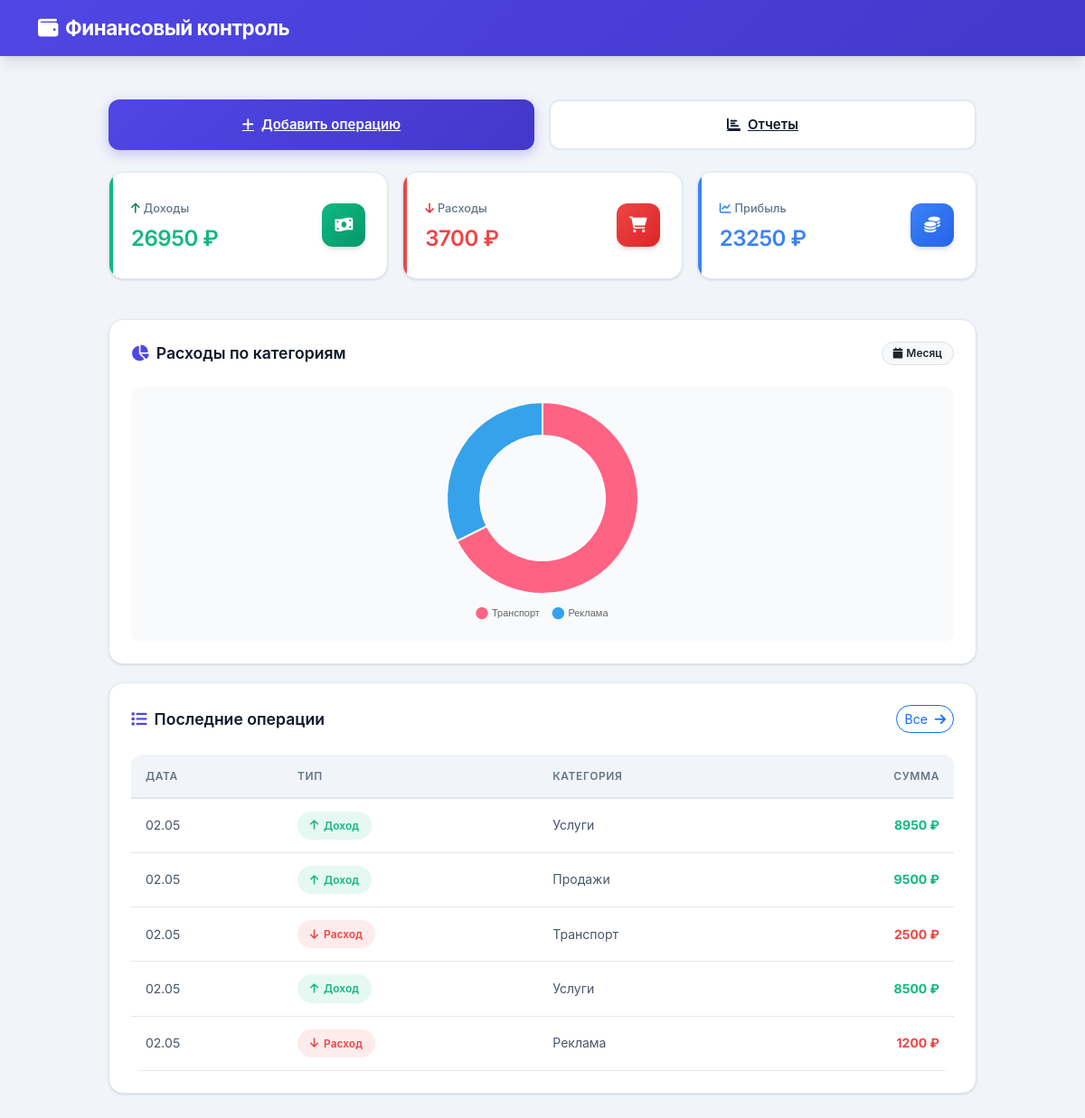
Screenshot of / (signed in) with the database file from the repository.
### app.py (models this page shows)
class Operation(db.Model):
    id = db.Column(db.Integer, primary_key=True)
    type = db.Column(db.String(10), nullable=False)
    amount = db.Column(db.Float, nullable=False)
    category = db.Column(db.String(50), nullable=False)
    description = db.Column(db.String(200))
    date = db.Column(db.Date, nullable=False, default=date.today)
    is_planned = db.Column(db.Boolean, default=False)
    planned_date = db.Column(db.Date)
    status = db.Column(db.String(20), default='completed')
    user_id = db.Column(db.Integer, nullable=False)
    counterparty_id = db.Column(db.Integer)

### app.py (the view)
@app.route('/')
@login_required
def dashboard():
    today = date.today()
    start_of_month = today.replace(day=1)
    monthly_income = db.session.query(db.func.sum(Operation.amount)).filter(
        Operation.type == 'income',
        Operation.date >= start_of_month,
        Operation.status == 'completed'
    ).scalar() or 0
    monthly_expense = db.session.query(db.func.sum(Operation.amount)).filter(
        Operation.type == 'expense',
        Operation.date >= start_of_month,
        Operation.status == 'completed'
    ).scalar() or 0
    profit = monthly_income - monthly_expense
    recent_operations = Operation.query.filter(
        Operation.status == 'completed'
    ).order_by(Operation.date.desc()).limit(10).all()
    notifications = Notification.query.filter_by(
        user_id=current_user.id, is_read=False
    ).order_by(Notification.created_at.desc()).limit(5).all()
    return render_template('dashboard.html',
                         income=monthly_income,
                         expense=monthly_expense,
                         profit=profit,
                         operations=recent_operations,
                         notifications=notifications,
                         today=date.today())

### app.py (called while the page is built)
@login_manager.user_loader
def load_user(user_id):
    return User.query.get(int(user_id))

### templates/dashboard.html (shortened to what this page needs)
{% extends "base.html" %}
{% block content %}
<div class="mobile-container">
    <div class="d-flex gap-3 mb-4">
        <a href="/operations" class="mobile-btn mobile-btn-primary flex-fill">
            <i class="fas fa-plus"></i>Добавить операцию
        </a>
        <a href="/reports" class="mobile-btn flex-fill" style="background:var(--card-bg);color:var(--text);border:2px solid var(--border);">
            <i class="fas fa-chart-bar"></i>Отчеты
        </a>
    </div>
    <div class="metrics-grid">
        <div class="metric-card income animate-slide-up">
            <div class="d-flex justify-content-between align-items-center">
                <div>
                    <div class="metric-label mb-1">
                        <i class="fas fa-arrow-up me-1 text-success"></i>Доходы
                    </div>
                    <div class="mobile-h2" style="color:var(--success);">{{ "%.0f"|format(income) }} ₽</div>
                </div>
                <div class="action-icon" style="background:linear-gradient(135deg,var(--success),#059669);">
                    <i class="fas fa-money-bill-wave"></i>
                </div>
            </div>
        </div>
        <div class="metric-card expense animate-slide-up" style="animation-delay:0.1s;">
            <div class="d-flex justify-content-between align-items-center">
                <div>
                    <div class="metric-label mb-1">
                        <i class="fas fa-arrow-down me-1 text-danger"></i>Расходы
                    </div>
                    <div class="mobile-h2" style="color:var(--danger);">{{ "%.0f"|format(expense) }} ₽</div>
                </div>
                <div class="action-icon" style="background:linear-gradient(135deg,var(--danger),#dc2626);">
                    <i class="fas fa-shopping-cart"></i>
                </div>
            </div>
        </div>
        <div class="metric-card profit animate-slide-up" style="animation-delay:0.2s;">
            <div class="d-flex justify-content-between align-items-center">
                <div>
                    <div class="metric-label mb-1">
                        <i class="fas fa-chart-line me-1" style="color:var(--info);"></i>Прибыль
                    </div>
                    <div class="mobile-h2" style="color:var(--info);">{{ "%.0f"|format(profit) }} ₽</div>
                </div>
                <div class="action-icon" style="background:linear-gradient(135deg,var(--info),#2563eb);">
                    <i class="fas fa-coins"></i>
                </div>
            </div>
        </div>
    </div>
    <div class="mobile-card animate-slide-up" style="animation-delay:0.3s;">
        <div class="d-flex justify-content-between align-items-center mb-4">
            <h5 class="mobile-h4 mb-0">
                <i class="fas fa-chart-pie me-2" style="color:var(--primary);"></i>Расходы по категориям
            </h5>
            <span class="badge bg-light text-dark border">
                <i class="fas fa-calendar me-1"></i>Месяц
            </span>
        </div>
        <div class="chart-wrapper">
            <canvas id="expenseChart" height="250"></canvas>
        </div>
    </div>
    <div class="mobile-card animate-slide-up" style="animation-delay:0.4s;">
        <div class="d-flex justify-content-between align-items-center mb-4">
            <h5 class="mobile-h4 mb-0">
                <i class="fas fa-list me-2" style="color:var(--primary);"></i>Последние операции
            </h5>
            <a href="/operations" class="btn btn-sm btn-outline-primary rounded-pill">
                Все <i class="fas fa-arrow-right ms-1"></i>
            </a>
        </div>
        <div class="table-responsive-mobile">
            <table class="mobile-table">
                <thead>
                    <tr>
                        <th>Дата</th>
                        <th>Тип</th>
                        <th>Категория</th>
                        <th class="text-end">Сумма</th>
                    </tr>
                </thead>
                <tbody>
                    {% for op in operations[:5] %}
                    <tr onclick="location.href='/operations'" style="cursor:pointer;">
                        <td>{{ op.date.strftime('%d.%m') if op.date else '-' }}</td>
                        <td>
                            <span class="status-badge {{ 'status-income' if op.type == 'income' else 'status-expense' }}">
                                <i class="fas {{ 'fa-arrow-up' if op.type == 'income' else 'fa-arrow-down' }}"></i>
                                {{ 'Доход' if op.type == 'income' else 'Расход' }}
                            </span>
                        </td>
                        <td>{{ op.category[:15] }}{% if op.category|length > 15 %}...{% endif %}</td>
                        <td class="text-end fw-bold" style="color:{{ 'var(--success)' if op.type == 'income' else 'var(--danger)' }};">
                            {{ "%.0f"|format(op.amount) }} ₽
                        </td>
                    </tr>
                    {% endfor %}
                </tbody>
            </table>
        </div>
    </div>
</div>
{% endblock %}
{% block extra_js %}
<script>
fetch('/api/operations_by_category')
    .then(r => r.json())
    .then(payload => {
        let labels = [];
        let values = [];
        if (Array.isArray(payload)) {
            payload.forEach(item => { labels.push(item.category); values.push(item.amount); });
        } else if (payload.categories && payload.amounts) {
            labels = payload.categories;
            values = payload.amounts;
        }
        if (labels.length === 0) {
            document.getElementById('expenseChart').parentElement.innerHTML = `
            <div class="text-center py-5">
                <div class="mb-3" style="width:64px;height:64px;background:var(--bg);border-radius:50%;display:flex;align-items:center;justify-content:center;margin:0 auto;">
                    <i class="fas fa-chart-pie fa-2x" style="color:var(--gray-light);"></i>
                </div>
                <p class="text-muted">Нет данных для графика</p>
            </div>`;
            return;
        }
        const ctx = document.getElementById('expenseChart').getContext('2d');
        new Chart(ctx, {
            type: 'doughnut',
            data: {
                labels: labels,
                datasets: [{
                    data: values,
                    backgroundColor: ['#FF6384','#36A2EB','#FFCE56','#4BC0C0','#9966FF','#FF9F40','#8AC926','#1982C4'],
                    borderWidth: 2,
                    borderColor: '#fff'
                }]
            },
            options: {
                responsive: true,
                maintainAspectRatio: false,
                cutout: '65%',
                plugins: {
                    legend: {
                        position: 'bottom',
                        labels: { boxWidth: 12, font: { size: 11 }, padding: 15, usePointStyle: true }
                    }
                }
            }
        });
    })
    .catch(() => {
        document.getElementById('expenseChart').parentElement.innerHTML = `
        <div class="text-center py-5">
            <div class="mb-3" style="width:64px;height:64px;background:var(--bg);border-radius:50%;display:flex;align-items:center;justify-content:center;margin:0 auto;">
                <i class="fas fa-exclamation-triangle fa-2x" style="color:var(--warning);"></i>
            </div>
            <p class="text-muted">Не удалось загрузить график</p>
        </div>`;
    });
</script>
{% endblock %}

### static/css/app.css (style rules this page uses)
:root { --primary:#4f46e5; --primary-dark:#4338ca; --primary-light:#818cf8; --secondary:#06b6d4; --success:#10b981; --danger:#ef4444; --warning:#f59e0b; --info:#3b82f6; --dark:#1e293b; --gray:#64748b; --gray-light:#94a3b8; --gray-lighter:#e2e8f0; --bg:#f1f5f9; --card-bg:#ffffff; --text:#0f172a; --text-secondary:#475569; --border:#e2e8f0; --shadow:0 1px 3px 0 rgba(0,0,0,0.1),0 1px 2px -1px rgba(0,0,0,0.1); --shadow-md:0 4px 6px -1px rgba(0,0,0,0.1),0 2px 4px -2px rgba(0,0,0,0.1); --shadow-lg:0 10px 15px -3px rgba(0,0,0,0.1),0 4px 6px -4px rgba(0,0,0,0.1); --shadow-xl:0 20px 25px -5px rgba(0,0,0,0.1),0 8px 10px -6px rgba(0,0,0,0.1); --radius:12px; --radius-lg:16px; --radius-xl:24px; }
* { margin:0; padding:0; box-sizing:border-box; }
html,body { height:100%; font-family:'Inter',-apple-system,BlinkMacSystemFont,'Segoe UI',Roboto,'Helvetica Neue',Arial,sans-serif; background:var(--bg); color:var(--text); -webkit-font-smoothing:antialiased; -moz-osx-font-smoothing:grayscale; line-height:1.6; }
.mobile-card { background:var(--card-bg); border-radius:var(--radius-lg); padding:24px; margin-bottom:20px; box-shadow:var(--shadow); border:1px solid var(--border); transition:all 0.3s ease; }
.mobile-btn { display:inline-flex; align-items:center; justify-content:center; gap:8px; width:100%; padding:14px 20px; border-radius:var(--radius); border:none; font-weight:600; font-size:15px; cursor:pointer; transition:all 0.2s ease; position:relative; overflow:hidden; }
.mobile-btn::after { content:''; position:absolute; inset:0; background:linear-gradient(to bottom,transparent,rgba(0,0,0,0.05)); opacity:0; transition:opacity 0.2s; }
.mobile-btn-primary { background:linear-gradient(135deg,var(--primary),var(--primary-dark)); color:#fff; box-shadow:0 4px 14px rgba(79,70,229,0.3); }
.mobile-table { width:100%; border-collapse:separate; border-spacing:0; font-size:14px; }
.mobile-table th { background:var(--bg); padding:14px 16px; font-weight:600; font-size:12px; text-transform:uppercase; letter-spacing:0.05em; color:var(--gray); border-bottom:2px solid var(--border); }
.mobile-table td { padding:14px 16px; border-bottom:1px solid var(--border); color:var(--text-secondary); }
.status-badge { display:inline-flex; align-items:center; gap:6px; padding:6px 14px; border-radius:9999px; font-size:12px; font-weight:600; }
.status-income { background:rgba(16,185,129,0.1); color:var(--success); }
.status-expense { background:rgba(239,68,68,0.1); color:var(--danger); }
.metric-card { background:var(--card-bg); border-radius:var(--radius-lg); padding:24px; margin-bottom:20px; position:relative; overflow:hidden; border:1px solid var(--border); box-shadow:var(--shadow); }
.metric-card::before { content:''; position:absolute; top:0; left:0; width:4px; height:100%; }
.metric-card.income::before { background:var(--success); }
.metric-card.expense::before { background:var(--danger); }
.metric-card.profit::before { background:var(--info); }
.mobile-h2 { font-size:1.5rem; font-weight:600; letter-spacing:-0.02em; }
.mobile-h4 { font-size:1.1rem; font-weight:600; }
.mobile-container { max-width:900px; margin:0 auto; padding:24px 20px; }
.animate-slide-up { animation:slideUp 0.5s ease-out; }
.action-icon { width:48px; height:48px; border-radius:var(--radius); display:flex; align-items:center; justify-content:center; color:#fff; font-size:1.1rem; box-shadow:var(--shadow-md); }
.table-responsive-mobile { overflow-x:auto; -webkit-overflow-scrolling:touch; border-radius:var(--radius); }
.metrics-grid { display:grid; grid-template-columns:repeat(auto-fit,minmax(160px,1fr)); gap:16px; margin-bottom:24px; }
.metric-label { font-size:0.8rem; color:var(--gray); margin-top:6px; font-weight:500; }
.chart-wrapper { background:#f8fafc; border-radius:var(--radius); padding:16px; }
.badge { padding:6px 12px; border-radius:9999px; font-weight:600; font-size:0.75rem; }
@media (min-width:992px) { body { padding-bottom:0 } }
@media (min-width:992px) { .mobile-container { max-width:1000px } }

### rows the page displays
Operation: date "02.05", type "Доход", category "Услуги", amount "8950"
Operation: date "02.05", type "Доход", category "Продажи", amount "9500"
Operation: date "02.05", type "Расход", category "Транспорт", amount "2500"
Operation: date "02.05", type "Доход", category "Услуги", amount "8500"
Operation: date "02.05", type "Расход", category "Реклама", amount "1200"

### other values shown
{{ "%.0f"|format(income) }} "26950"
{{ "%.0f"|format(expense) }} "3700"
{{ "%.0f"|format(profit) }} "23250"
